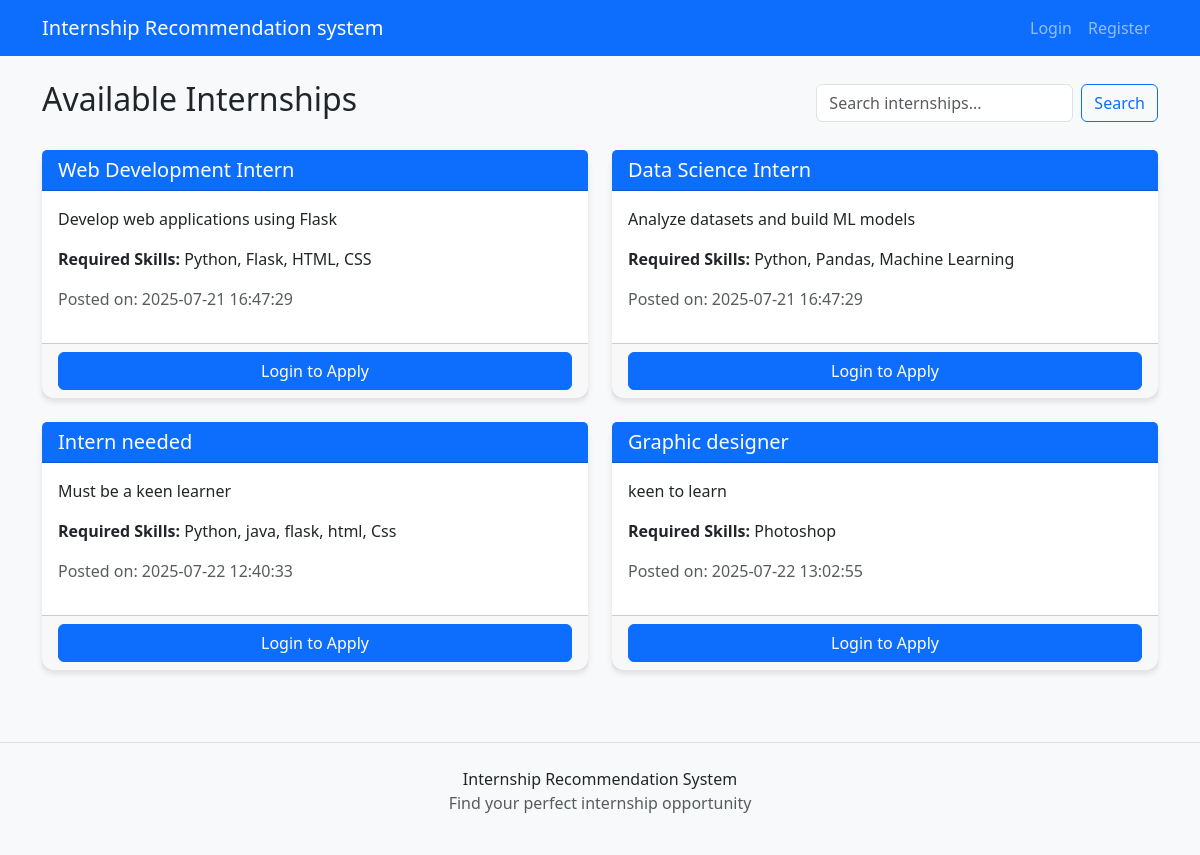
The page /internships on the database as committed earlier.
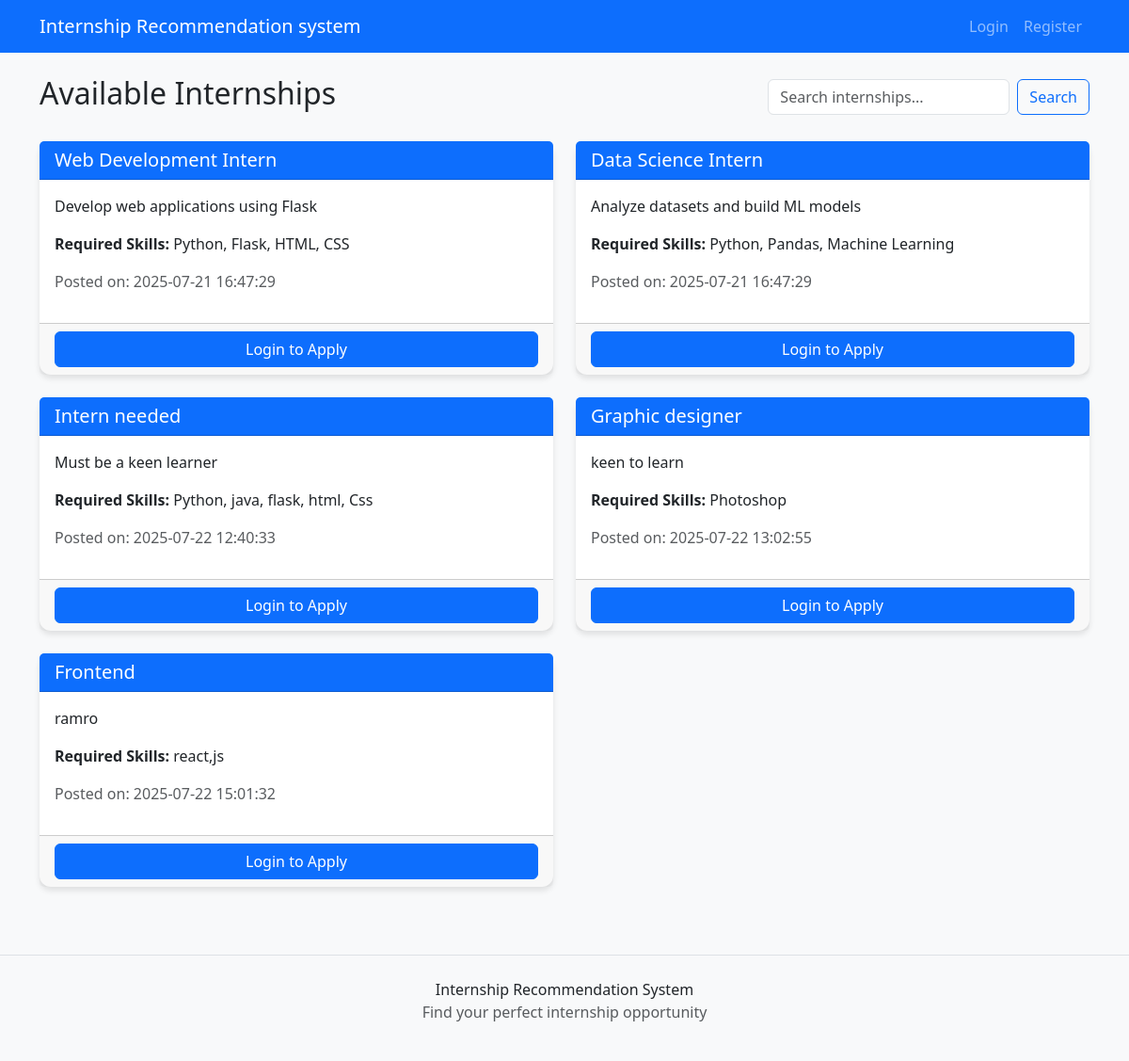
The same page on the database as committed later.
### tables this page shows
CREATE TABLE internships (
            id INTEGER PRIMARY KEY AUTOINCREMENT,
            company_id INTEGER NOT NULL,
            title TEXT NOT NULL,
            description TEXT,
            required_skills TEXT,
            posted_at TIMESTAMP DEFAULT CURRENT_TIMESTAMP,
            FOREIGN KEY (company_id) REFERENCES users (id)
        );

### app.py (the view)
@app.route('/internships')
def internships():
    conn = get_db()
    cursor = conn.cursor()
    search = request.args.get('search', '')
    if search:
        cursor.execute("SELECT * FROM internships WHERE title LIKE ? OR description LIKE ?",
                       (f'%{search}%', f'%{search}%'))
    else:
        cursor.execute("SELECT * FROM internships")
    internships = cursor.fetchall()
    applied_internships = []
    if 'user_id' in session and session['role'] == 'student':
        cursor.execute("SELECT internship_id FROM applications WHERE student_id=?", (session['user_id'],))
        applied_internships = [row['internship_id'] for row in cursor.fetchall()]
    return render_template('internships.html', internships=internships,
                           applied_internships=applied_internships, search=search)

### app.py (called while the page is built)
def get_db():
    conn = sqlite3.connect(app.config['DATABASE'])
    conn.row_factory = sqlite3.Row
    return conn

### templates/internships.html
{% extends "base.html" %} {% block title %}Internships{% endblock %} {% block
content %}
<div class="d-flex justify-content-between align-items-center mb-4">
  <h2>Available Internships</h2>
  <form class="d-flex" method="GET">
    <input
      class="form-control me-2"
      type="search"
      name="search"
      placeholder="Search internships..."
      value="{{ search if search else '' }}"
    />
    <button class="btn btn-outline-primary" type="submit">Search</button>
  </form>
</div>
{% if internships %}
<div class="row">
  {% for internship in internships %}
  <div class="col-md-6 mb-4">
    <div class="card h-100">
      <div class="card-header bg-primary text-white">
        <h5 class="mb-0">{{ internship['title'] }}</h5>
      </div>
      <div class="card-body">
        <p class="card-text">{{ internship['description'] }}</p>
        <p>
          <strong>Required Skills:</strong> {{ internship['required_skills'] }}
        </p>
        <p class="text-muted">Posted on: {{ internship['posted_at'] }}</p>
      </div>
      <div class="card-footer">
        {% if 'user_id' in session and session['role'] == 'student' %} {% if
        internship['id'] in applied_internships %}
        <button class="btn btn-success w-100" disabled>Already Applied</button>
        {% else %}
        <form
          method="POST"
          action="{{ url_for('apply_internship', internship_id=internship['id']) }}"
        >
          <button type="submit" class="btn btn-primary w-100">Apply Now</button>
        </form>
        {% endif %} {% else %}
        <a href="{{ url_for('login') }}" class="btn btn-primary w-100"
          >Login to Apply</a
        >
        {% endif %}
      </div>
    </div>
  </div>
  {% endfor %}
</div>
{% else %}
<div class="alert alert-info text-center">
  No internships found. Try a different search term.
</div>
{% endif %} {% endblock %}

Rows that differ between the two databases and show on the page:
added internships: title "Frontend", description "ramro", required_skills "react,js", posted_at "2025-07-22 15:01:32"
